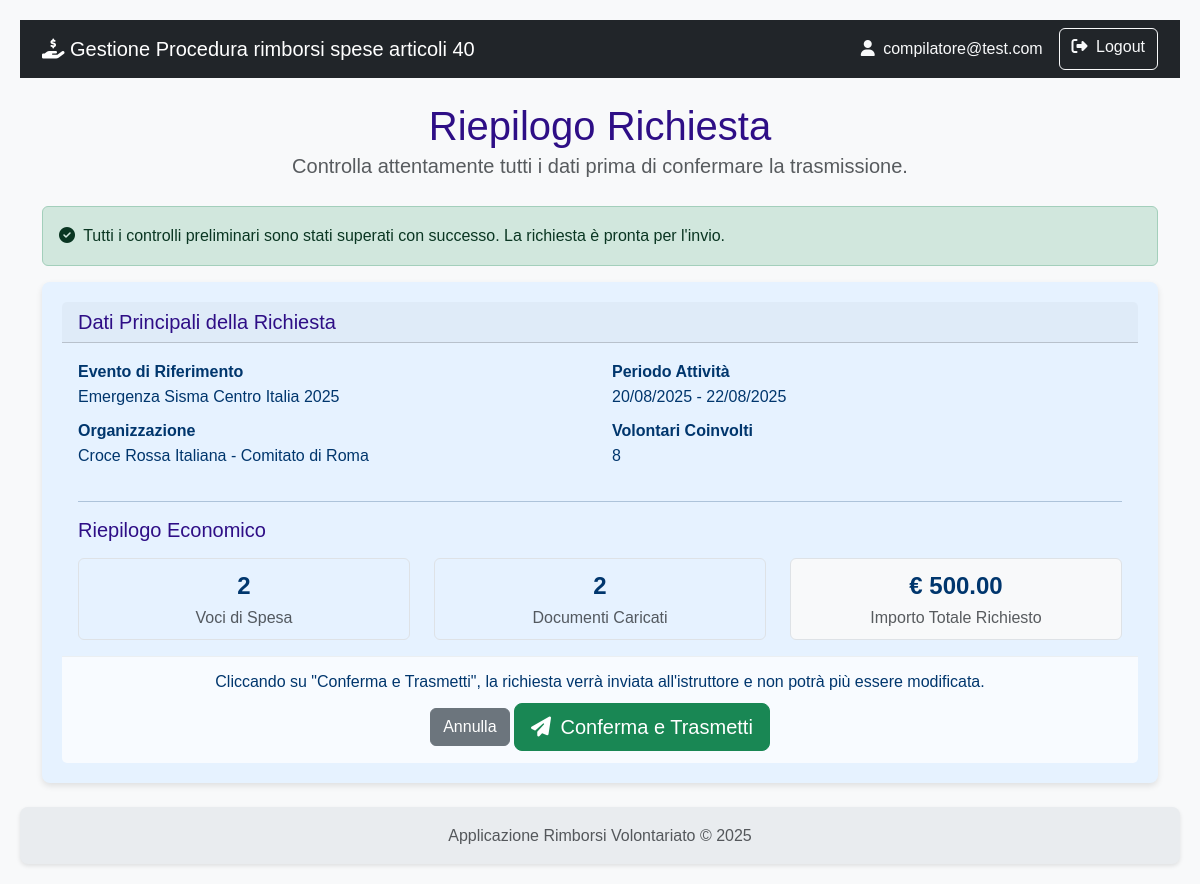
/richiesta/1/controllo (signed in), run on the app's committed database.
### rimborsi/models.py (models this page shows)
class User(db.Model, UserMixin):
    id = db.Column(db.Integer, primary_key=True)
    username = db.Column(db.String(80), nullable=False)
    email = db.Column(db.String(120), nullable=False)
    password_hash = db.Column(db.String(120), nullable=False)
    role = db.Column(db.String(20), nullable=False)
    organizzazioni = db.relationship('Organizzazione', secondary=associazione_utente_organizzazione, back_populates='utenti_compilatori')
    __table_args__ = (
        db.UniqueConstraint('username', name='uq_user_username'),
        db.UniqueConstraint('email', name='uq_user_email'),
    )

class Evento(db.Model):
    id = db.Column(db.Integer, primary_key=True)
    protocollo_attivazione = db.Column(db.String(50), unique=True)
    nome = db.Column(db.String(100), nullable=False)
    descrizione = db.Column(db.Text)
    tipologia = db.Column(db.String(1), nullable=False)
    data_inizio = db.Column(db.Date)
    data_fine = db.Column(db.Date)
    richieste = db.relationship('Richiesta', backref='evento', lazy=True)
    __table_args__ = (db.UniqueConstraint('protocollo_attivazione', name='uq_evento_protocollo_attivazione'),)

class Organizzazione(db.Model):
    id = db.Column(db.Integer, primary_key=True)
    nome = db.Column(db.String(150), nullable=False)
    acronimo = db.Column(db.String(20))
    codice_interno = db.Column(db.String(20)) # Rimosso unique=True
    indirizzo = db.Column(db.String(200))
    mezzi = db.relationship('MezzoAttrezzatura', backref='organizzazione', lazy=True)
    richieste = db.relationship('Richiesta', backref='organizzazione', lazy=True)
    utenti_compilatori = db.relationship('User', secondary=associazione_utente_organizzazione, back_populates='organizzazioni')
    __table_args__ = (db.UniqueConstraint('codice_interno', name='uq_organizzazione_codice_interno'),)

class Richiesta(db.Model):
    id = db.Column(db.Integer, primary_key=True)
    stato = db.Column(db.String(1), default='A', nullable=False)
    esito = db.Column(db.String(1))
    attivita_svolta = db.Column(db.Text)
    data_inizio_attivita = db.Column(db.Date)
    data_fine_attivita = db.Column(db.Date)
    numero_volontari_coinvolti = db.Column(db.Integer)
    data_creazione = db.Column(db.DateTime, default=datetime.utcnow)
    data_invio = db.Column(db.DateTime)
    protocollo_invio = db.Column(db.String(50), nullable=True)
    note_istruttoria = db.Column(db.Text, nullable=True)
    data_fine_istruttoria = db.Column(db.DateTime)
    protocollo_istruttoria = db.Column(db.String(50), nullable=True)
    evento_id = db.Column(db.Integer, db.ForeignKey('evento.id'), nullable=False)
    organizzazione_id = db.Column(db.Integer, db.ForeignKey('organizzazione.id'), nullable=False)
    impieghi = db.relationship('ImpiegoMezzoAttrezzatura', backref='richiesta', lazy=True, cascade="all, delete-orphan")
    spese = db.relationship('Spesa', backref='richiesta', lazy=True, cascade="all, delete-orphan")
    __table_args__ = (
        db.UniqueConstraint('protocollo_invio', name='uq_richiesta_protocollo_invio'),
        db.UniqueConstraint('protocollo_istruttoria', name='uq_richiesta_protocollo_istruttoria'),
    )

### rimborsi/richiesta/routes.py (the view)
@richiesta_bp.route('/<int:richiesta_id>/controllo')
@login_required
def controlla_richiesta(richiesta_id):
    richiesta = Richiesta.query.get_or_404(richiesta_id)
    if not richiesta.spese:
        flash('Errore: Impossibile trasmettere una richiesta senza spese.', 'danger')
        return redirect(url_for('richiesta.dettaglio_richiesta', richiesta_id=richiesta.id))
    for spesa in richiesta.spese:
        ha_giustificativo = any(doc.tipo_documento in ['A', 'B'] for doc in spesa.documenti)
        if not ha_giustificativo:
            flash(f"Errore: La spesa '{spesa.descrizione_spesa}' non ha uno scontrino o una fattura.", 'danger')
            return redirect(url_for('richiesta.dettaglio_richiesta', richiesta_id=richiesta.id))
    return render_template('richiesta/riepilogo_controllo.html', richiesta=richiesta)

### rimborsi/templates/richiesta/riepilogo_controllo.html (shortened to what this page needs)
{% extends 'base.html' %}
{% block content %}
    <div class="text-center mb-4">
        <h1 class="mb-0">Riepilogo Richiesta</h1>
        <p class="lead text-muted">Controlla attentamente tutti i dati prima di confermare la trasmissione.</p>
    </div>
    <div class="alert alert-success" role="alert">
        <i class="fas fa-check-circle me-1"></i> Tutti i controlli preliminari sono stati superati con successo. La richiesta è pronta per l'invio.
    </div>
    <div class="card shadow-sm">
        <div class="card-header">
            <h5 class="mb-0">Dati Principali della Richiesta</h5>
        </div>
        <div class="card-body">
            <div class="row">
                <div class="col-md-6">
                    <dl>
                        <dt>Evento di Riferimento</dt>
                        <dd>{{ richiesta.evento.nome }}</dd>
                        <dt>Organizzazione</dt>
                        <dd>{{ richiesta.organizzazione.nome }}</dd>
                    </dl>
                </div>
                <div class="col-md-6">
                    <dl>
                        <dt>Periodo Attività</dt>
                        <dd>{{ richiesta.data_inizio_attivita.strftime('%d/%m/%Y') }} - {{ richiesta.data_fine_attivita.strftime('%d/%m/%Y') }}</dd>
                        <dt>Volontari Coinvolti</dt>
                        <dd>{{ richiesta.numero_volontari_coinvolti or 'N/D' }}</dd>
                    </dl>
                </div>
            </div>
            <hr>
            <h5>Riepilogo Economico</h5>
            <div class="row text-center mt-3">
                <div class="col">
                    <div class="stat-box border rounded p-2">
                    <span class="fs-4 fw-bold">{{ richiesta.spese|length }}</span>
                    <br>
                    <span class="text-muted">Voci di Spesa</span>
                </div>
            </div>
            <div class="col">
                <div class="stat-box border rounded p-2">
                {% set totale_documenti = namespace(valore=0) %}
                {% for spesa in richiesta.spese %}
                {% set totale_documenti.valore = totale_documenti.valore + spesa.documenti|length %}
                {% endfor %}
                <span class="fs-4 fw-bold">{{ totale_documenti.valore }}</span>
                <br>
                <span class="text-muted">Documenti Caricati</span>
            </div>
        </div>
    <div class="col">
        <div class="stat-box border rounded p-2 bg-light">
            <span class="fs-4 fw-bold">&euro; {{ "%.2f"|format(richiesta.spese|sum(attribute='importo_richiesto')) }}</span>
            <br>
            <span class="text-muted">Importo Totale Richiesto</span>
        </div>
    </div>
</div>
    </div>
        <div class="card-footer text-center">
            <p class="mb-2">Cliccando su "Conferma e Trasmetti", la richiesta verrà inviata all'istruttore e non potrà più essere modificata.</p>
            <form action="{{ url_for('richiesta.trasmetti_richiesta', richiesta_id=richiesta.id) }}" method="POST">
                <a href="{{ url_for('richiesta.dettaglio_richiesta', richiesta_id=richiesta.id) }}" class="btn btn-secondary">Annulla</a>
                <button type="submit" class="btn btn-success btn-lg">
                    <i class="fas fa-paper-plane me-1"></i> Conferma e Trasmetti
                </button>
            </form>
        </div>
    </div>
{% endblock %}

### rimborsi/templates/base.html (shortened to what this page needs)
<!doctype html>
<html lang="it" class="h-100">
<head>
    <link href="https://cdn.jsdelivr.net/npm/bootstrap@5.3.3/dist/css/bootstrap.min.css" rel="stylesheet" xintegrity="sha384-QWTKZyjpPEjISv5WaRU9OFeRpok6YctnYmDr5pNlyT2bRjXh0JMhjY6hW+ALEwIH">
    <link rel="stylesheet" href="https://cdnjs.cloudflare.com/ajax/libs/font-awesome/6.5.2/css/all.min.css" xintegrity="sha512-SnH5WK+bZxgPHs44uWIX+LLJAJ9/2PkPKZ5QiAj6Ta86w+fsb2TkcmfRyVX3pBnMFcV7oQPJkl9QevSCWr3W6A==" />
    <link rel="stylesheet" href="{{ url_for('static', filename='css/styles.css') }}">
</head>
<body>
    <nav class="navbar navbar-expand-lg navbar-dark bg-dark">
        <div class="container">
            <a class="navbar-brand" href="{{ url_for('auth.index') }}">
                <i class="fas fa-hand-holding-dollar"></i>
                Gestione Procedura rimborsi spese articoli 40
            </a>
            <div class="collapse navbar-collapse" id="navbarNav">
                <div class="d-flex ms-auto">
                    {% if current_user.is_authenticated %}
                        <span class="navbar-text me-3 text-light">
                            <i class="fas fa-user me-1"></i> {{ current_user.email }}
                        </span>
                        <a href="{{ url_for('auth.logout') }}" class="btn btn-outline-light">
                            <i class="fas fa-sign-out-alt me-1"></i> Logout
                        </a>
                    {% else %}
                        <a href="{{ url_for('auth.registrati') }}" class="btn btn-outline-light me-2">Registrati</a>
                        <a href="{{ url_for('auth.login') }}" class="btn btn-outline-light">Login</a>
                    {% endif %}
                </div>
            </div>
        </div>
    </nav>
    <main class="container my-4">
        {% block content %}{% endblock %}
    </main>
    <footer class="footer mt-auto py-3">
        <div class="container text-center">
            <span class="text-muted">Applicazione Rimborsi Volontariato &copy; 2025</span>
        </div>
    </footer>
</body>
</html>

### rimborsi/static/css/styles.css (style rules this page uses)
:root { --color-primary: #2e0e86; --color-primary-hover: #142fca; --color-text-light: #ffffff; --color-card-bg: #e6f2ff; --color-card-text: #00366d; --color-bg: #f4f4f4; --color-text-dark: #333; --color-link: #0055a4; --border-radius: 8px; --box-shadow: 0 2px 4px rgba(0, 0, 0, 0.1); --box-shadow-card: 0 3px 6px rgba(0, 0, 0, 0.1); --transition-standard: all 0.3s ease; }
body { font-family: Arial, sans-serif; background-color: var(--color-bg); color: var(--color-text-dark); margin: 0; padding: 20px; line-height: 1.6; }
h1, h2, h3, h4, h5, h6 { color: var(--color-primary); margin-top: 0; }
a { color: var(--color-link); text-decoration: none; }
.card { flex: 1; background-color: var(--color-card-bg); color: var(--color-card-text); border-radius: var(--border-radius); padding: 20px; box-shadow: var(--box-shadow-card); transition: transform 0.2s ease-in-out; border: none; }
.card-footer { background-color: rgba(255, 255, 255, 0.7) !important; border-top: 1px solid rgba(0, 0, 0, 0.05); padding: 0.75rem 1.25rem; border-radius: 0 0 var(--border-radius) var(--border-radius); }
.shadow-sm { box-shadow: var(--box-shadow-card) !important; }
.text-center { text-align: center; }
.footer { display: flex; justify-content: left; gap: 20px; background-color: var(--color-primary); padding: 15px 20px; border-radius: var(--border-radius); margin-top: 20px; box-shadow: var(--box-shadow); }

### rimborsi/templates/base.html (style rules this page uses)
body { display: flex; flex-direction: column; min-height: 100vh; background-color: #f8f9fa; }
main { flex: 1; }
.footer { background-color: #e9ecef; }

### data on the page
User: email "compilatore@test.com"
Evento: evento.nome "Emergenza Sisma Centro Italia 2025"
Organizzazione: organizzazione.nome "Croce Rossa Italiana - Comitato di Roma"
Richiesta: data_inizio_attivita "20/08/2025", data_fine_attivita "22/08/2025", numero_volontari_coinvolti "8"

### other printed values
{{ richiesta.spese|length }} "2"
{{ totale_documenti.valore }} "2"
{{ "%.2f"|format(richiesta.spese|sum(attribute='importo_richiesto')) }} "500.00"
